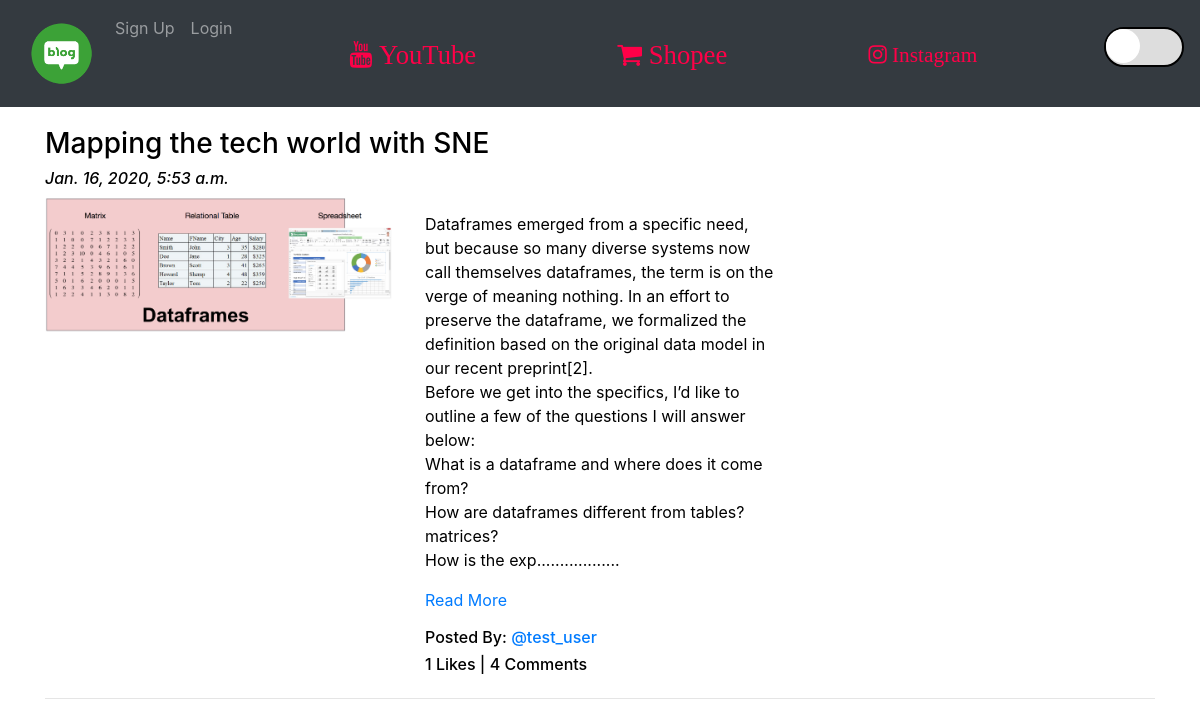
The app's page /blog/blog-most-cmt/ with its own data.
### App_Blog/models.py (models this page shows, shortened)
class Blog(models.Model):
    author = models.ForeignKey(User, on_delete=models.CASCADE, related_name='post_author')
    blog_title = models.CharField(max_length=264, verbose_name="Put a Title")
    slug = models.SlugField(max_length=264, unique=True)
    blog_content = models.TextField(verbose_name="What is on your mind?")
    blog_image = models.ImageField(upload_to='blog_images', verbose_name="Image")
    publish_date = models.DateTimeField(auto_now_add=True)
    update_date = models.DateTimeField(auto_now=True)
    class Meta:
        ordering = ['-publish_date',]

### App_Blog/views.py (the view)
# urls.py: path('blog-most-cmt/',views.MostCommentedBlogView.as_view(),name='most_commented_blog'),
class MostCommentedBlogView(ListView):
    context_object_name = 'blogs'
    model = Blog
    template_name = 'App_Blog/most_commented_blog.html'
    def get_queryset(self):
        most_commented_blog = Blog.objects.annotate(num_comments=Count('blog_comment')).order_by('-num_comments').first()
        return [most_commented_blog]

### App_Blog/templatetags/custom_filters.py (called while the page is built)
def range_filter(value):
    return value[0:500] + ".................."

### templates/App_Blog/most_commented_blog.html (shortened to what this page needs)
{% extends 'base.html' %}
{% load custom_filters %}
{% block body_block %}
  {% for blog in blogs %}
  <h3>{{blog.blog_title}}</h3>
  <h6><i>{{blog.publish_date}}</i></h6>
  <div class="row">
    <div class="col-sm-4">
      <img src="/media/{{blog.blog_image}}" alt="{{blog.blog_title}}" title="{{blog.blog_title}}" width="100%">
    </div>
      <div class="col-sm-4">
        <p>{{blog.blog_content|range_filter|linebreaks}} <a href="{% url 'App_Blog:blog_details' slug=blog.slug %}">Read More</a></p>
        <h6>Posted By: <a href="#">@{{blog.author}}</a></h6>
        <h6>{{blog.liked_blog.count}} Likes | {{blog.blog_comment.count }} Comments </h6>
      </div>
    </div>
  <hr>
  {% endfor %}
</div>
{% endblock %}

### records on screen
Blog: blog_title "Mapping the tech world with SNE", publish_date "Jan. 16, 2020, 5:53 a.m.", blog_image (picture), blog_content|range_filter "Dataframes emerged from a specific need, but because so many diverse systems now call themselves dataframes, the term is on the verge of meaning nothing. In an effort to preserve the dataframe, we formalized the definition based on the original data model in our recent preprint[2]. Before we get into the specifics, I’d like to outline a few of the questions I will answer below: What is a dataframe and where does it come from? How are dataframes different from tables? matrices? How is the exp..................", author "test_user", liked_blog.count "1", blog_comment.count "4"
